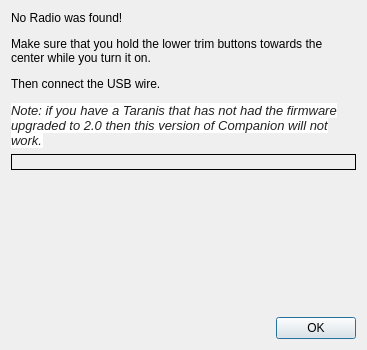
<?xml version="1.0" encoding="UTF-8"?>
<ui version="4.0">
 <class>RadioNotFoundDialog</class>
 <widget class="QDialog" name="RadioNotFoundDialog">
  <property name="geometry">
   <rect>
    <x>0</x>
    <y>0</y>
    <width>367</width>
    <height>350</height>
   </rect>
  </property>
  <property name="sizePolicy">
   <sizepolicy hsizetype="Fixed" vsizetype="Fixed">
    <horstretch>0</horstretch>
    <verstretch>0</verstretch>
   </sizepolicy>
  </property>
  <property name="minimumSize">
   <size>
    <width>367</width>
    <height>350</height>
   </size>
  </property>
  <property name="maximumSize">
   <size>
    <width>367</width>
    <height>350</height>
   </size>
  </property>
  <property name="windowTitle">
   <string>No Radio Found</string>
  </property>
  <layout class="QGridLayout" name="gridLayout">
   <item row="0" column="0">
    <layout class="QVBoxLayout" name="verticalLayout">
     <item>
      <widget class="QLabel" name="label">
       <property name="text">
        <string>&lt;html&gt;&lt;head/&gt;&lt;body&gt;&lt;p&gt;No Radio was found!&lt;/p&gt;&lt;p&gt;Make sure that you hold the lower trim buttons towards the center while you turn it on.&lt;/p&gt;&lt;p&gt;Then connect the USB wire.&lt;/p&gt;&lt;p&gt;&lt;span style=&quot; font-family:'arial,sans-serif'; font-size:13px; font-style:italic; color:#222222; background-color:#ffffff;&quot;&gt;Note: if you have a Taranis that has not had the firmware upgraded to 2.0 then this version of Companion will not work.&lt;/span&gt;&lt;/p&gt;&lt;/body&gt;&lt;/html&gt;</string>
       </property>
       <property name="textFormat">
        <enum>Qt::RichText</enum>
       </property>
       <property name="alignment">
        <set>Qt::AlignLeading|Qt::AlignLeft|Qt::AlignTop</set>
       </property>
       <property name="wordWrap">
        <bool>true</bool>
       </property>
      </widget>
     </item>
     <item>
      <widget class="QLabel" name="label_2">
       <property name="sizePolicy">
        <sizepolicy hsizetype="Minimum" vsizetype="Preferred">
         <horstretch>0</horstretch>
         <verstretch>0</verstretch>
        </sizepolicy>
       </property>
       <property name="frameShape">
        <enum>QFrame::Box</enum>
       </property>
       <property name="text">
        <string/>
       </property>
       <property name="pixmap">
        <pixmap resource="companion.qrc">:/images/taranison.png</pixmap>
       </property>
      </widget>
     </item>
    </layout>
   </item>
   <item row="2" column="0">
    <layout class="QHBoxLayout" name="horizontalLayout">
     <item>
      <spacer name="horizontalSpacer">
       <property name="orientation">
        <enum>Qt::Horizontal</enum>
       </property>
       <property name="sizeHint" stdset="0">
        <size>
         <width>40</width>
         <height>20</height>
        </size>
       </property>
      </spacer>
     </item>
     <item>
      <widget class="QPushButton" name="OK">
       <property name="text">
        <string>OK</string>
       </property>
      </widget>
     </item>
    </layout>
   </item>
   <item row="1" column="0">
    <spacer name="verticalSpacer">
     <property name="orientation">
      <enum>Qt::Vertical</enum>
     </property>
     <property name="sizeHint" stdset="0">
      <size>
       <width>20</width>
       <height>40</height>
      </size>
     </property>
    </spacer>
   </item>
  </layout>
 </widget>
 <resources>
  <include location="companion.qrc"/>
 </resources>
 <connections/>
</ui>
